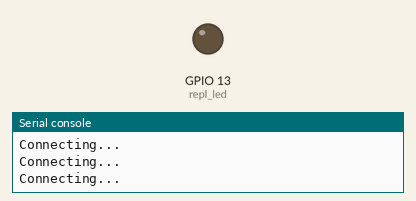
Recording of a program running on a simulated ESP32 board running MicroPython. Parts: output pins drawn as LEDs (lit = HIGH), the last lines printed to the serial console. WiFi joins after 1.5 s.

Above: at 0.1 s.
At 1.6 s:
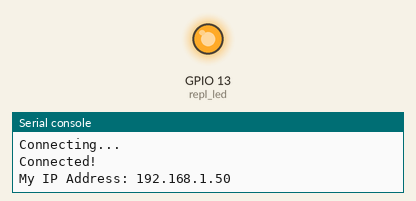
Timing chart, 0 to 3.1 s (numbered marks = the images above):
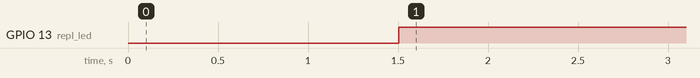

Measured:
- by itself, GPIO 13 (repl_led): LOW → HIGH at 1.5 s

The program:

WIFI_Conn.py
```python
import machine
import sys
import network
import utime
import urequests

# Pin definitions
repl_button = machine.Pin(0, machine.Pin.IN, machine.Pin.PULL_UP)
repl_led = machine.Pin(13, machine.Pin.OUT)
led_on = False

# Network settings
wifi_ssid = "BTXPS1_2.4G"
wifi_password = "#Pentagrama24968#"

# Web page (non-SSL) to get
url = "http://google.com"

# Create a station object to store our connection
station = network.WLAN(network.STA_IF)
station.active(True)

# Continually try to connect to WiFi access point
while not station.isconnected():

    # Try to connect to WiFi access point
    print("Connecting...")
    station.connect(wifi_ssid, wifi_password)

# Continually print out HTML from web page as long as we have a connection
while station.isconnected():
    # Display connection details
    print("Connected!")
    print("My IP Address:", station.ifconfig()[0])
    if not led_on:
      repl_led.value(1)
      len_on = True
    else:
      repl_led.value(1)
      len_on = True
    # Perform HTTP GET request on a non-SSL web
    utime.sleep_ms(10000)

# If we lose connection, repeat this main.py and retry for a connection
print("Connection lost. Trying again.")
```
